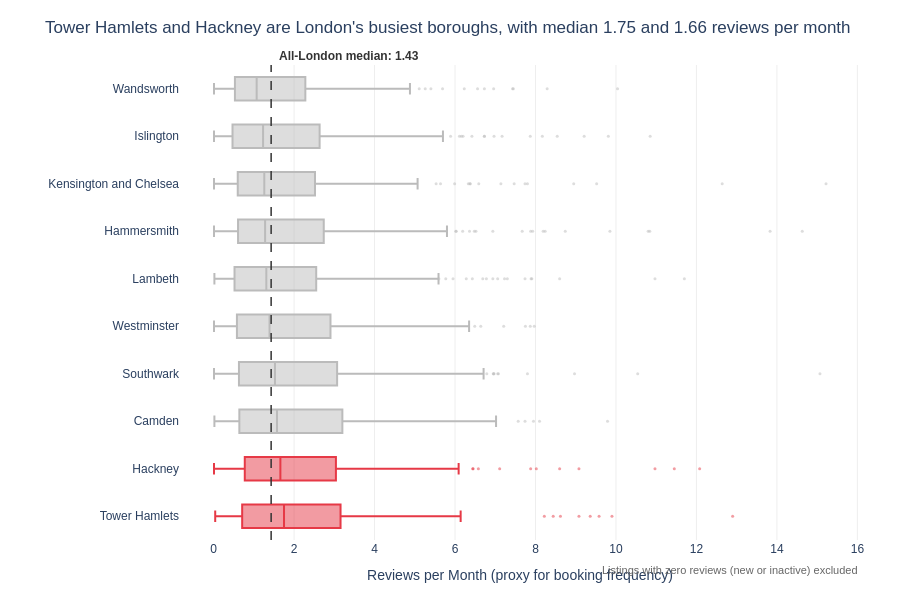

The notebook cell this image was saved under:
### Markdown cell above
## Task 2 — Box plot: listing activity by borough

**What to build:** A **horizontal box plot** comparing listing activity (reviews per month) across London boroughs — reviews per month is a proxy for how frequently a listing is booked.

**Requirements:**
- Horizontal orientation (borough names are long)
- Sorted by median reviews per month (most active at top)
- Highlight the **two most active** boroughs in a different colour
- Outliers shown as individual points
- Insight title naming the two busiest boroughs

> 💡 Some listings have zero reviews — these are new or inactive listings. Filter them out with before plotting

### Code cell
# Task 2 — Horizontal box plot: reviews per month by borough (active listings only)
d2 = df[df['reviews_per_month'].notna() & (df['reviews_per_month'] > 0)].copy()   # drop new/inactive listings

# Sort ascending: in a horizontal plotly box the first category is drawn at the bottom -> most active ends on top
med = d2.groupby('neighbourhood')['reviews_per_month'].median().sort_values(ascending=True)
order = med.index.tolist()
top2 = med.index[-2:][::-1].tolist()            # two most active boroughs (most active first)

# Colour has meaning: highlight the two busiest boroughs, grey for the rest
colour_map = {b: ('#E63946' if b in top2 else '#BBBBBB') for b in order}

fig = px.box(
    data_frame=d2, x='reviews_per_month', y='neighbourhood',
    color='neighbourhood', color_discrete_map=colour_map,
    category_orders={'neighbourhood': order},
    points='outliers',                              # outliers as individual points
    labels={'reviews_per_month': 'Reviews per Month (proxy for booking frequency)', 'neighbourhood': ''},
    height=max(600, 22 * len(order))
)
fig.update_traces(marker=dict(size=3, opacity=0.5))

# Reference line: overall median across all active listings
overall = d2['reviews_per_month'].median()
fig.add_vline(x=overall, line_dash='dash', line_color='#333333', line_width=1.5,
              annotation=dict(text=f'<b>All-London median: {overall:.2f}</b>', font=dict(color='#333333', size=12),
                              xanchor='left', yanchor='bottom', xshift=6))

fig.add_annotation(
    xref='paper', yref='paper', x=1, y=-0.08, showarrow=False, xanchor='right',
    text='Listings with zero reviews (new or inactive) excluded',
    font=dict(size=11, color='#666666')
)

fig.update_layout(
    title=f'{top2[0]} and {top2[1]} are London\'s busiest boroughs, with median {med[top2[0]]:.2f} and {med[top2[1]]:.2f} reviews per month',
    plot_bgcolor='white', paper_bgcolor='white',
    font=dict(family='Arial', size=12),
    xaxis=dict(gridcolor='#EEEEEE'),
    yaxis=dict(showgrid=False),
    showlegend=False,
    margin=dict(l=180, r=40, t=65, b=60)
)
fig.show()

### Figure 1 — Plotly figure (JSON) as saved in the notebook; plotly's stock layout.template omitted (floating-point values rounded to 4 significant figures; data arrays with more than 128 entries replaced by an {"elided": "..."} marker saying what was removed)
{"data": [{"alignmentgroup": "True", "boxpoints": "outliers", "hovertemplate": "=%{y}<br>Reviews per Month (proxy for booking frequency)=%{x}<extra></extra>", "legendgroup": "Wandsworth", "marker": {"color": "#BBBBBB", "opacity": 0.5, "size": 3}, "name": "Wandsworth", "notched": false, "offsetgroup": "Wandsworth", "orientation": "h", "showlegend": true, "type": "box", "x": {"elided": "226 float values"}, "x0": " ", "xaxis": "x", "y": {"elided": "226 str values"}, "y0": " ", "yaxis": "y"}, {"alignmentgroup": "True", "boxpoints": "outliers", "hovertemplate": "=%{y}<br>Reviews per Month (proxy for booking frequency)=%{x}<extra></extra>", "legendgroup": "Islington", "marker": {"color": "#BBBBBB", "opacity": 0.5, "size": 3}, "name": "Islington", "notched": false, "offsetgroup": "Islington", "orientation": "h", "showlegend": true, "type": "box", "x": {"elided": "241 float values"}, "x0": " ", "xaxis": "x", "y": {"elided": "241 str values"}, "y0": " ", "yaxis": "y"}, {"alignmentgroup": "True", "boxpoints": "outliers", "hovertemplate": "=%{y}<br>Reviews per Month (proxy for booking frequency)=%{x}<extra></extra>", "legendgroup": "Kensington and Chelsea", "marker": {"color": "#BBBBBB", "opacity": 0.5, "size": 3}, "name": "Kensington and Chelsea", "notched": false, "offsetgroup": "Kensington and Chelsea", "orientation": "h", "showlegend": true, "type": "box", "x": {"elided": "246 float values"}, "x0": " ", "xaxis": "x", "y": {"elided": "246 str values"}, "y0": " ", "yaxis": "y"}, {"alignmentgroup": "True", "boxpoints": "outliers", "hovertemplate": "=%{y}<br>Reviews per Month (proxy for booking frequency)=%{x}<extra></extra>", "legendgroup": "Hammersmith", "marker": {"color": "#BBBBBB", "opacity": 0.5, "size": 3}, "name": "Hammersmith", "notched": false, "offsetgroup": "Hammersmith", "orientation": "h", "showlegend": true, "type": "box", "x": {"elided": "245 float values"}, "x0": " ", "xaxis": "x", "y": {"elided": "245 str values"}, "y0": " ", "yaxis": "y"}, {"alignmentgroup": "True", "boxpoints": "outliers", "hovertemplate": "=%{y}<br>Reviews per Month (proxy for booking frequency)=%{x}<extra></extra>", "legendgroup": "Lambeth", "marker": {"color": "#BBBBBB", "opacity": 0.5, "size": 3}, "name": "Lambeth", "notched": false, "offsetgroup": "Lambeth", "orientation": "h", "showlegend": true, "type": "box", "x": {"elided": "250 float values"}, "x0": " ", "xaxis": "x", "y": {"elided": "250 str values"}, "y0": " ", "yaxis": "y"}, {"alignmentgroup": "True", "boxpoints": "outliers", "hovertemplate": "=%{y}<br>Reviews per Month (proxy for booking frequency)=%{x}<extra></extra>", "legendgroup": "Westminster", "marker": {"color": "#BBBBBB", "opacity": 0.5, "size": 3}, "name": "Westminster", "notched": false, "offsetgroup": "Westminster", "orientation": "h", "showlegend": true, "type": "box", "x": {"elided": "260 float values"}, "x0": " ", "xaxis": "x", "y": {"elided": "260 str values"}, "y0": " ", "yaxis": "y"}, {"alignmentgroup": "True", "boxpoints": "outliers", "hovertemplate": "=%{y}<br>Reviews per Month (proxy for booking frequency)=%{x}<extra></extra>", "legendgroup": "Southwark", "marker": {"color": "#BBBBBB", "opacity": 0.5, "size": 3}, "name": "Southwark", "notched": false, "offsetgroup": "Southwark", "orientation": "h", "showlegend": true, "type": "box", "x": {"elided": "270 float values"}, "x0": " ", "xaxis": "x", "y": {"elided": "270 str values"}, "y0": " ", "yaxis": "y"}, {"alignmentgroup": "True", "boxpoints": "outliers", "hovertemplate": "=%{y}<br>Reviews per Month (proxy for booking frequency)=%{x}<extra></extra>", "legendgroup": "Camden", "marker": {"color": "#BBBBBB", "opacity": 0.5, "size": 3}, "name": "Camden", "notched": false, "offsetgroup": "Camden", "orientation": "h", "showlegend": true, "type": "box", "x": {"elided": "246 float values"}, "x0": " ", "xaxis": "x", "y": {"elided": "246 str values"}, "y0": " ", "yaxis": "y"}, {"alignmentgroup": "True", "boxpoints": "outliers", "hovertemplate": "=%{y}<br>Reviews per Month (proxy for booking frequency)=%{x}<extra></extra>", "legendgroup": "Hackney", "marker": {"color": "#E63946", "opacity": 0.5, "size": 3}, "name": "Hackney", "notched": false, "offsetgroup": "Hackney", "orientation": "h", "showlegend": true, "type": "box", "x": {"elided": "252 float values"}, "x0": " ", "xaxis": "x", "y": {"elided": "252 str values"}, "y0": " ", "yaxis": "y"}, {"alignmentgroup": "True", "boxpoints": "outliers", "hovertemplate": "=%{y}<br>Reviews per Month (proxy for booking frequency)=%{x}<extra></extra>", "legendgroup": "Tower Hamlets", "marker": {"color": "#E63946", "opacity": 0.5, "size": 3}, "name": "Tower Hamlets", "notched": false, "offsetgroup": "Tower Hamlets", "orientation": "h", "showlegend": true, "type": "box", "x": {"elided": "259 float values"}, "x0": " ", "xaxis": "x", "y": {"elided": "259 str values"}, "y0": " ", "yaxis": "y"}], "layout": {"annotations": [{"font": {"color": "#333333", "size": 12}, "showarrow": false, "text": "<b>All-London median: 1.43</b>", "x": 1.43, "xanchor": "left", "xref": "x", "xshift": 6, "y": 1, "yanchor": "bottom", "yref": "y domain"}, {"font": {"color": "#666666", "size": 11}, "showarrow": false, "text": "Listings with zero reviews (new or inactive) excluded", "x": 1, "xanchor": "right", "xref": "paper", "y": -0.08, "yref": "paper"}], "boxmode": "overlay", "font": {"family": "Arial", "size": 12}, "height": 600, "legend": {"title": {"text": ""}, "tracegroupgap": 0}, "margin": {"b": 60, "l": 180, "r": 40, "t": 65}, "paper_bgcolor": "white", "plot_bgcolor": "white", "shapes": [{"line": {"color": "#333333", "dash": "dash", "width": 1.5}, "type": "line", "x0": 1.43, "x1": 1.43, "xref": "x", "y0": 0, "y1": 1, "yref": "y domain"}], "showlegend": false, "title": {"text": "Tower Hamlets and Hackney are London's busiest boroughs, with median 1.75 and 1.66 reviews per month"}, "xaxis": {"anchor": "y", "domain": [0, 1], "gridcolor": "#EEEEEE", "title": {"text": "Reviews per Month (proxy for booking frequency)"}}, "yaxis": {"anchor": "x", "categoryarray": ["Tower Hamlets", "Hackney", "Camden", "Southwark", "Westminster", "Lambeth", "Hammersmith", "Kensington and Chelsea", "Islington", "Wandsworth"], "categoryorder": "array", "domain": [0, 1], "showgrid": false, "title": {"text": ""}}}}
